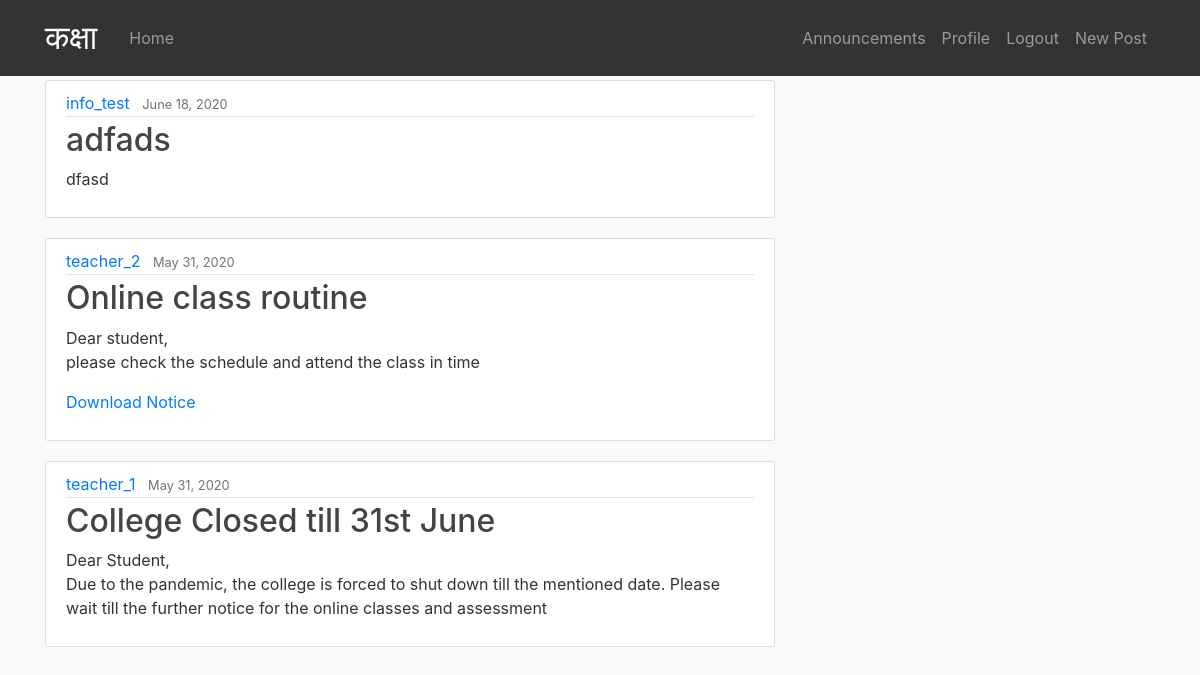
Page /notice/ (signed in) on the committed database.
### classroom/models.py (models this page shows, shortened)
class Notice(models.Model):
    title_notice = models.CharField(max_length=100)
    content = models.TextField()
    date_posted = models.DateTimeField(default=timezone.now)
    author = models.ForeignKey(User, on_delete=models.CASCADE)
    notice = models.FileField(upload_to='notices', blank=True)

### classroom/views.py (the view)
# urls.py: path('notice/', NoticeListView.as_view(), name="notice"),
class NoticeListView(LoginRequiredMixin, ListView):
    model = Notice
    template_name = 'classroom/notice.html'
    fields = ['notice']
    context_object_name = 'notice_obj'
    ordering = ['-date_posted']

### classroom/templates/classroom/notice.html
{% extends "classroom/base.html" %}
{% block content %}
    {% for noticess in notice_obj %}
        <article class="media content-section">
          <div class="media-body">
            <div class="article-metadata">
              <a class="mr-2" href="#">{{ noticess.author }}</a>
              <small class="text-muted">{{ noticess.date_posted | date:"F d, Y"  }}</small>
            </div>
            <h2><a class="article-title">{{ noticess.title_notice }}</a></h2>
            <p class="article-content">{{ noticess.content }}</p>
            {% if noticess.notice.url != 'NULL' %}
    		 <p> <a href="{{noticess.notice.url }}">Download Notice</a></p>
             {%endif%}
          </div>
        </article>
    {% endfor %}
{% endblock content %}

### classroom/templates/classroom/base.html (shortened to what this page needs)
{% load static %}
<!DOCTYPE html>
<html lang="en" dir="ltr">
<head>
    <link rel="stylesheet" type="text/css" href="https://maxcdn.bootstrapcdn.com/bootstrap/4.0.0/css/bootstrap.min.css">
    <link rel="stylesheet" href="{%static 'classroom/main.css'%}">
        <nav class="navbar navbar-expand-md navbar-dark bg-steel fixed-top">
            <div class="container">
                <a class="navbar-brand mr-4" style="font-size: 33px" href="{% url 'django-home' %} "> कक्षा </a>
                <div class="collapse navbar-collapse" id="navbarToggle">
                    <div class="navbar-nav mr-auto">
                        {% if user.is_authenticated %}
                        <a class="nav-item nav-link" href="{% url 'django-home' %}">Home</a>
                        {% endif %}
                    </div>
                    <div class="navbar-nav">
                        {% if user.is_authenticated %}
                        <a class="nav-item nav-link" href="{% url 'notice'%}">Announcements</a>
                        <a class="nav-item nav-link" href="{% url 'profile'%}">Profile</a>
                        <a class="nav-item nav-link" href="{% url 'logout'%}">Logout</a>
                        {% endif%}
                        {% if user.is_staff %}
                        <a class="nav-item nav-link" href="{% url 'post-create'%}">New Post</a>
                        {% endif %}
                    </div>
                </div>
            </div>
        </nav>
    <main role="main" class="container">
        <div class="row">
            <div class="col-md-8">
                {% block content %}{% endblock %}
            </div>
        </div>
</main>
</body>
</html>

### classroom/static/classroom/main.css (style rules this page uses)
h1, h2, h3, h4, h5, h6 { color: #444444; }
.bg-steel { background-color: #333; }
.content-section { background: #ffffff; padding: 10px 20px; border: 1px solid #dddddd; border-radius: 3px; margin-bottom: 20px; }
.article-title { color: #444444; }
.article-content { white-space: pre-line; }
.article-metadata { padding-bottom: 1px; margin-bottom: 4px; border-bottom: 1px solid #e3e3e3 }

### rows in the picture
Notice: author "info_test", date_posted "June 18, 2020", title_notice "adfads", content "dfasd"
Notice: author "teacher_2", date_posted "May 31, 2020", title_notice "Online class routine", content "Dear student, please check the schedule and attend the class in time"
Notice: author "teacher_1", date_posted "May 31, 2020", title_notice "College Closed till 31st June", content "Dear Student, Due to the pandemic, the college is forced to shut down till the mentioned date. Please wait till the further notice for the online classes and assessment"
